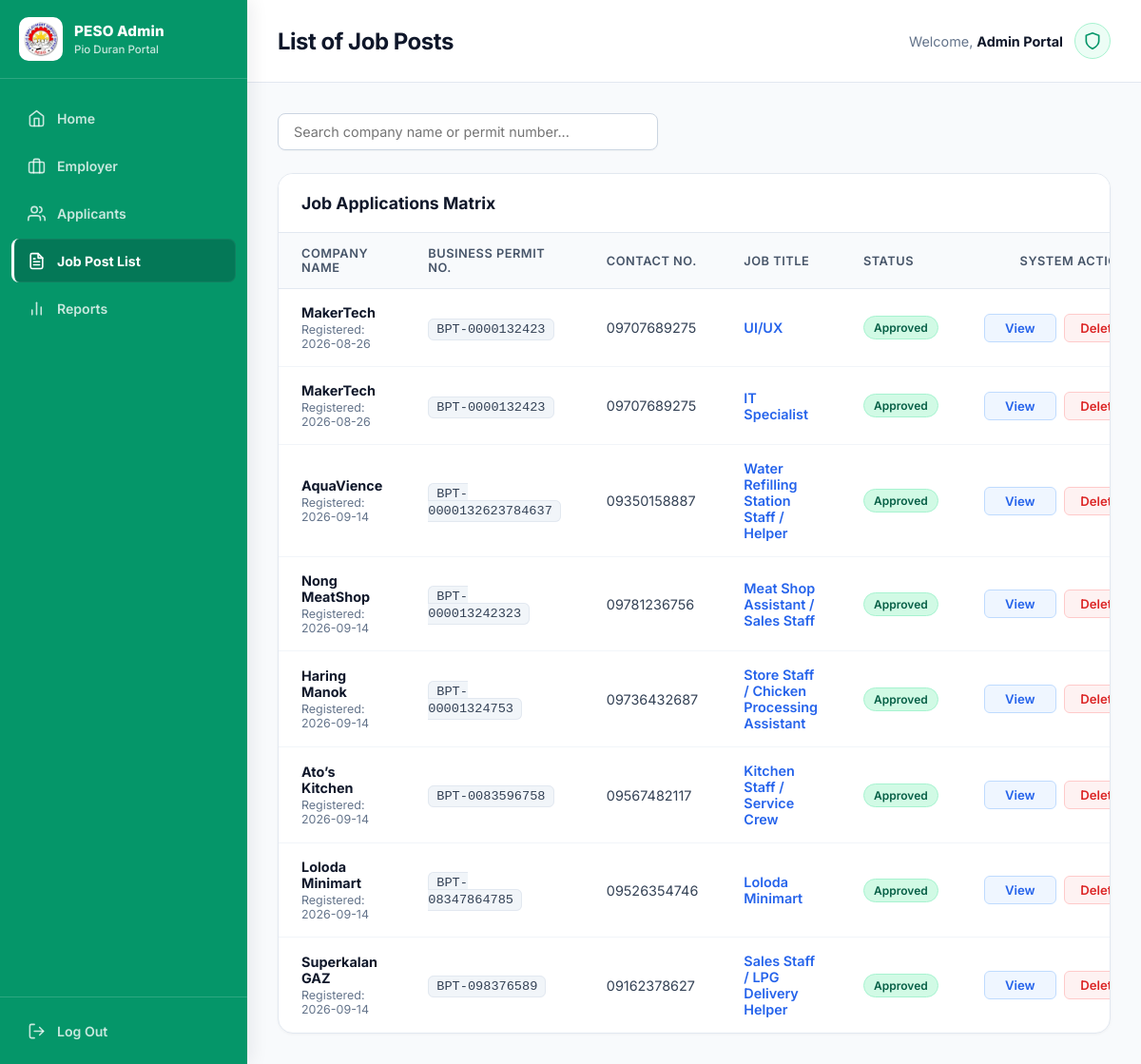
The page /peso/job-list/ (signed in) on the database as committed earlier.
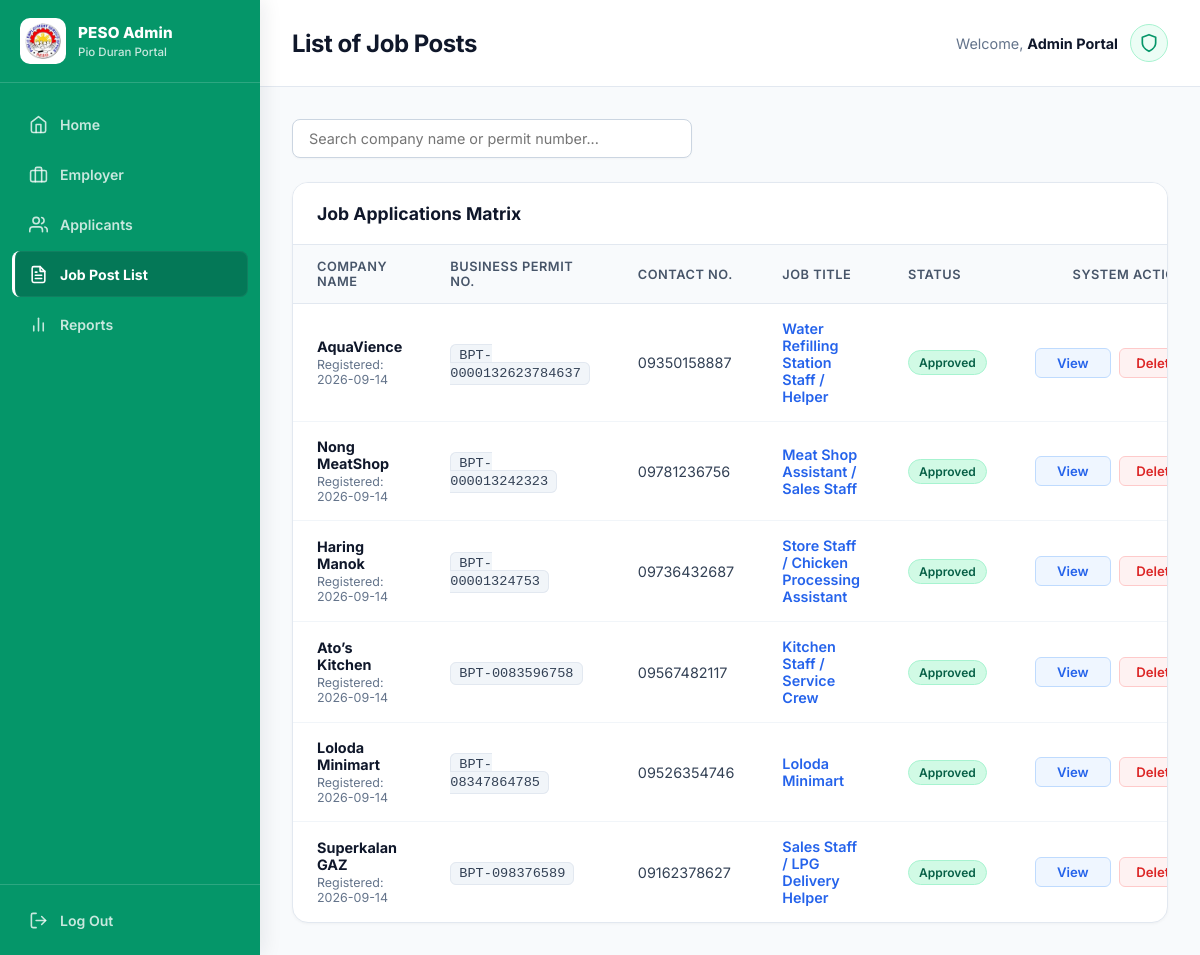
The same page on the database as committed later.
### employer/models.py (models this page shows, shortened)
class JobPost(models.Model):
    STATUS_CHOICES = (
        ("pending", "Pending Review"),
        ("approved", "Approved"),
        ("rejected", "Rejected"),
    )
    JOB_TYPE = (
        ("full_time", "Full Time"),
        ("part_time", "Part Time"),
        ("contract", "Contract"),
        ("internship", "Internship"),
        ("temporary", "Temporary"),
    )
    employer = models.ForeignKey(
        Employer,
        on_delete=models.CASCADE,
        related_name="jobs"
    )
    title = models.CharField(max_length=255)
    description = models.TextField()
    qualifications = models.TextField()
    responsibilities = models.TextField(blank=True)
    salary = models.DecimalField(
        max_digits=10,
        decimal_places=2,
        null=True,
        blank=True
    )
    location = models.CharField(max_length=255)
    job_type = models.CharField(
        max_length=20,
        choices=JOB_TYPE,
        default="full_time"
    )
    vacancies = models.PositiveIntegerField(default=1)
    deadline = models.DateField()
    status = models.CharField(
        max_length=20,
        choices=STATUS_CHOICES,
        default="pending"
    )
    admin_remarks = models.TextField(blank=True)
    created_at = models.DateTimeField(auto_now_add=True)
    updated_at = models.DateTimeField(auto_now=True)
    approved_at = models.DateTimeField(
        null=True,
        blank=True
    )

class Employer(models.Model):
    employer = models.OneToOneField(User, on_delete=models.CASCADE)
    company_name = models.CharField(max_length=255)
    business_permit_no = models.CharField(max_length=255, unique=True)
    contact_no = models.CharField(max_length=11, unique=True)
    description = models.TextField()
    company_logo = models.ImageField(upload_to="company_logo")
    created_at = models.DateTimeField(auto_now_add=True)
    is_active = models.BooleanField(default=True)

### core/views.py (the view)
# urls.py: path('job-list/', views.job_list, name="job-post-list"),
@login_required(login_url="login_user")
def job_list(request):
    jobs = JobPost.objects.all()
    return render(request, "pages/job_post.html", {"jobs":jobs})

### core/templates/pages/job_post.html (shortened to what the changed rows need)
{% extends 'base.html' %}
{% load static %}
{% block content %}
<header class="content-header">
    <div class="page-title">
        <h2>List of Job Posts</h2>
    </div>
</header>
<div class="dashboard-workspace">
    <div class="data-card">
        <div class="table-responsive">
            <table id="jobTable">
                <thead>
                    <tr>
                        <th>Company Name</th>
                        <th>Business Permit No.</th>
                        <th>Contact No.</th>
                        <th>Job Title</th>
                        <th>Status</th>
                        <th style="text-align: right;">
                            System Actions
                        </th>
                    </tr>
                </thead>
                <tbody>
                    {% for i in jobs %}
                    <tr class="job-row">
                        <td>
                            <div
                                style="
                                    font-weight: 700;
                                    color: #0f172a;
                                "
                            >
                                {{ i.employer.company_name }}
                            </div>
                            <div
                                style="
                                    font-size: 0.78rem;
                                    color: #64748b;
                                    margin-top: 2px;
                                "
                            >
                                Registered:
                                {{ i.created_at|date:"Y-m-d" }}
                            </div>
                        </td>
                        <td>
                            <code class="permit-code">
                                {{ i.employer.business_permit_no }}
                            </code>
                        </td>
                        <td style="color: #334155;">
                            {{ i.employer.contact_no }}
                        </td>
                        <td>
                            <div
                                style="
                                    font-weight: 600;
                                    color: #2563eb;
                                "
                            >
                                {{ i.title }}
                            </div>
                        </td>
                        <td>
                            {% if i.status|lower == 'approved' or i.status|lower == 'active' %}
                                <span class="badge-status active">
                                    {{ i.status }}
                                </span>
                            {% else %}
                                <span class="badge-status">
                                    {{ i.status }}
                                </span>
                            {% endif %}
                        </td>
                        <td style="text-align: right;">
                            <div class="action-group">
                                <a
                                    href="{% url 'view-job' i.id %}"
                                    title="View Job Post"
                                    class="btn-action btn-action-view"
                                    onclick="return handleView(this, event);"
                                >
                                    <span class="normal-content">
                                        View
                                    </span>
                                </a>
                                <form
                                    method="POST"
                                    action="{% url 'delete-job' i.id %}"
                                    class="delete-job-form"
                                    style="display:inline;"
                                >
                                    <button
                                        type="submit"
                                        title="Delete Permanently"
                                        class="btn-action btn-action-delete"
                                    >
                                        <span class="normal-content">
                                            Delete
                                        </span>
                                    </button>
                                </form>
                            </div>
                        </td>
                    </tr>
                    {% endfor %}
                </tbody>
            </table>
        </div>
    </div>
</div>
{% endblock %}

Rows that differ between the two databases and show on the page:
removed JobPost: employer.company_name "MakerTech", created_at "2026-08-26", employer.business_permit_no "BPT-0000132423", employer.contact_no "09707689275", title "UI/UX", status "Approved"
removed JobPost: employer.company_name "MakerTech", created_at "2026-08-26", employer.business_permit_no "BPT-0000132423", employer.contact_no "09707689275", title "IT Specialist", status "Approved"
